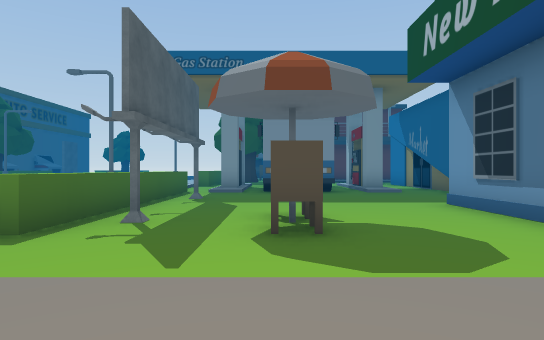
view 1 (above)

24 first-person views from a walk through a Unity game level. The camera is 1.3 m above the floor, looks level and sees 75° across. The floor is counted in squares, 2 m on a side. Each view is taken from the middle of a square. On the plan, view 1 faces up. The plan holds only what a view shows up to about 10 squares ahead; the rest is blank. The place goes on beyond the plan. Some animated figures are not drawn.

view 2
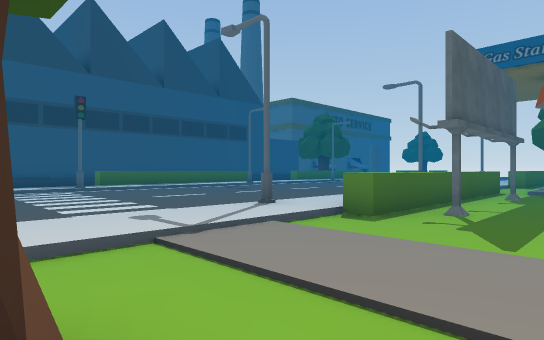

view 3
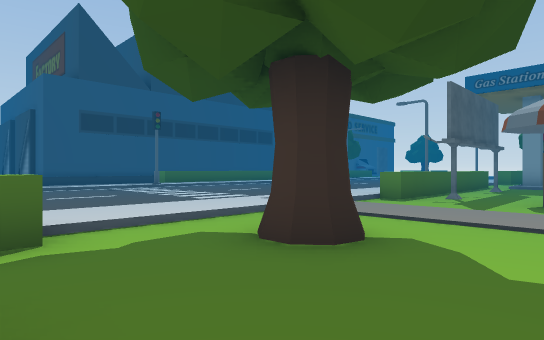

view 4
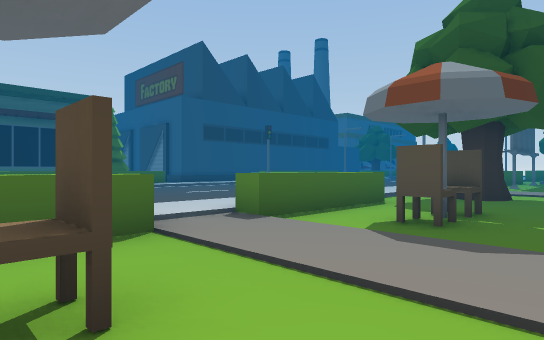

view 5
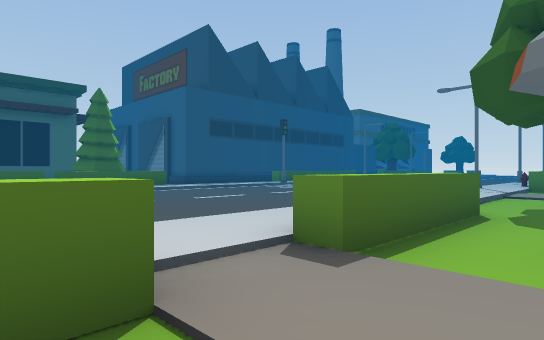

view 6
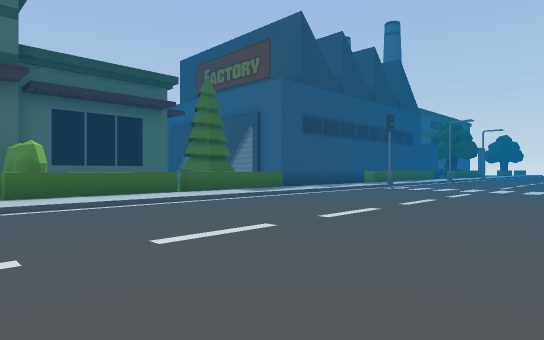

view 7
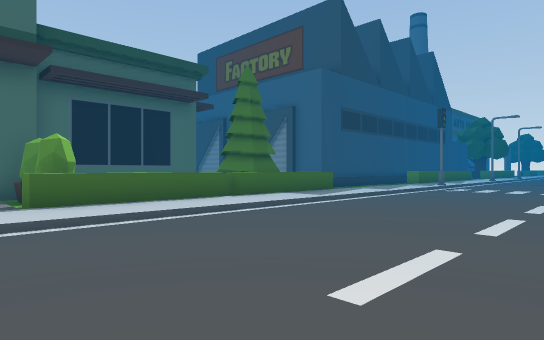

view 8
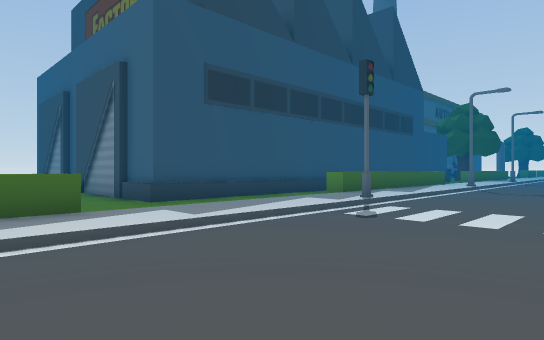

view 9
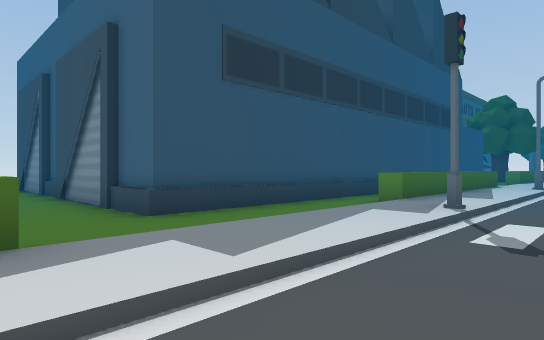

view 10
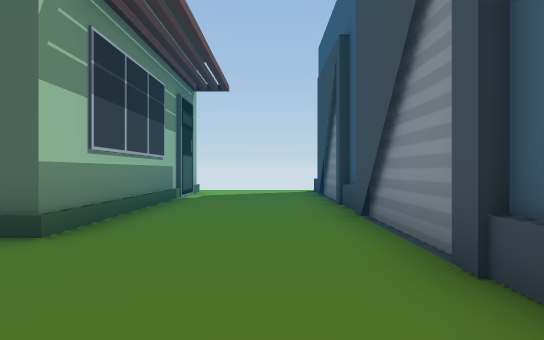

view 11
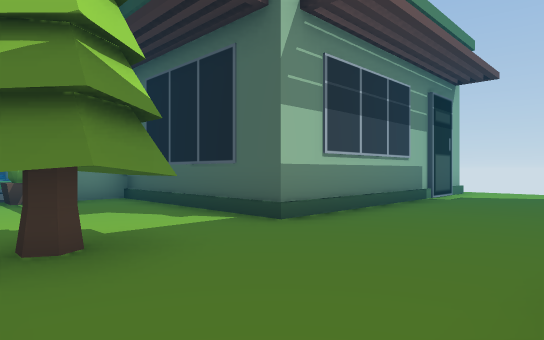

view 12
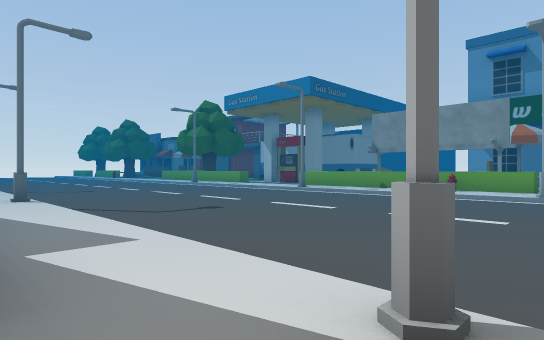

view 13
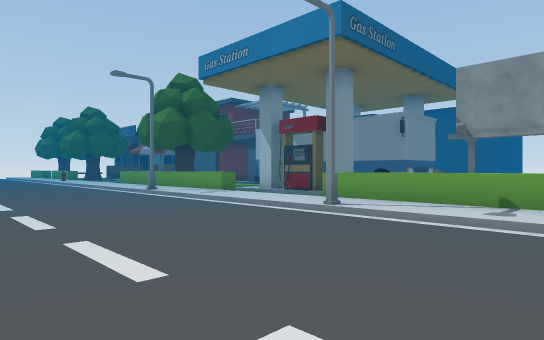

view 14
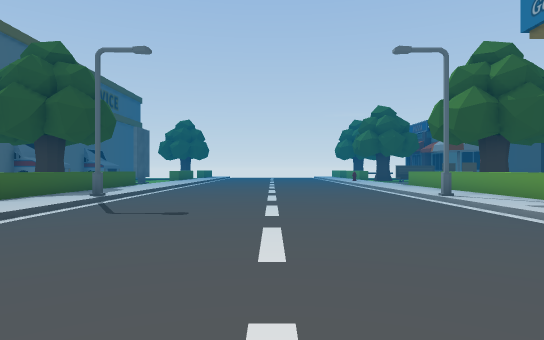

view 15
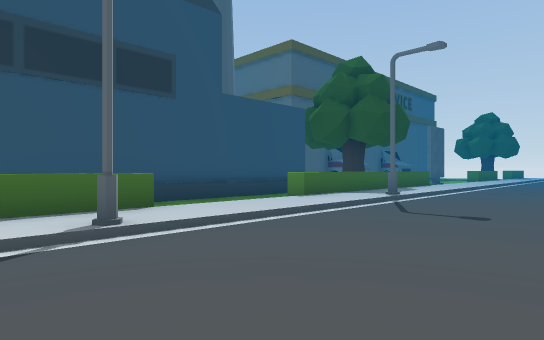

view 16
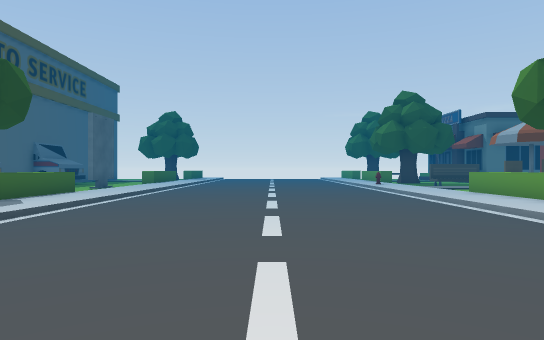

view 17
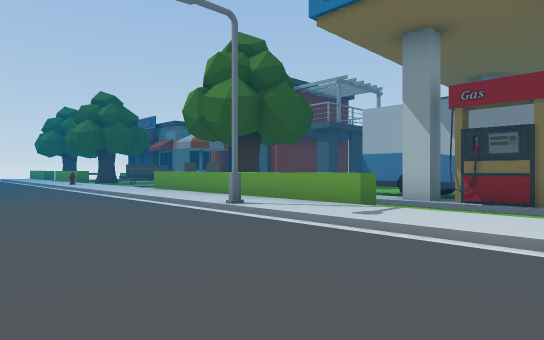

view 18
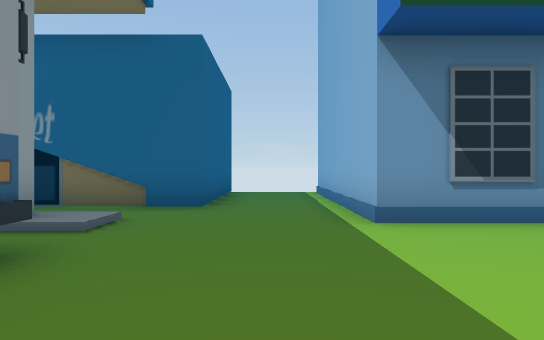

view 19
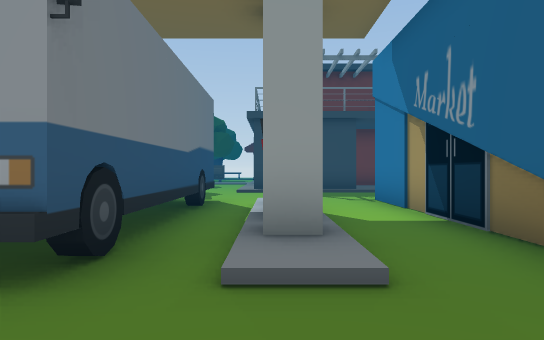

view 20
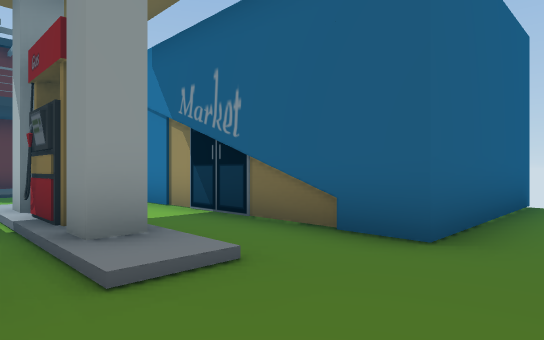

view 21
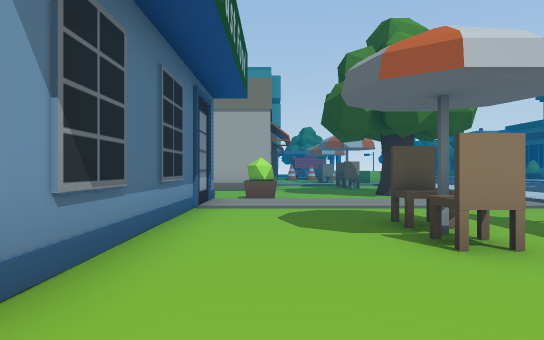

view 22
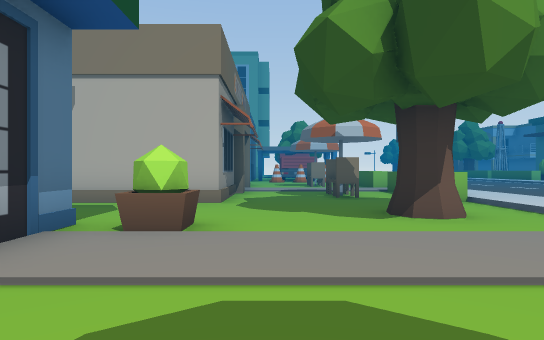

view 23
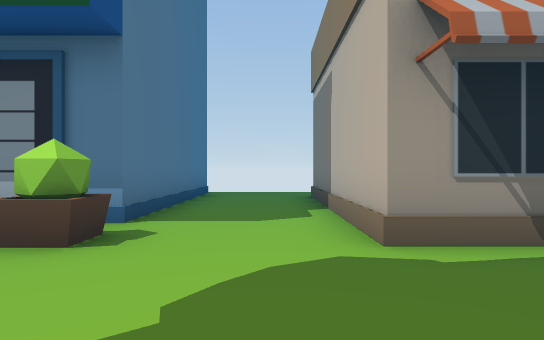

view 24
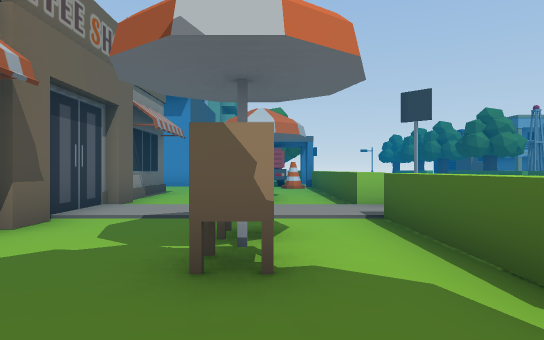

### Floor plan
Key: @ floor where view 1 was taken; # wall or solid block; x gap in a wall; . main floor; : floor 0.25 m higher than the main floor; / step, stairs or slope; B bus; S streetlight; I billboard; U building; C chair; T tree; G sign; O other object.
Columns run from 25 left of view 1 to 10 right of it. Each row starts with its distance up from view 1.
 22             /:.......:/
 21             O:.......:O
 20             O:.......:O
 19             O:.......:O      x
 18             O:.......:O    /////
 17             O:.......:O   ......
 16             OS.......SO   .....
 15           #.O:.......:O /BB./..#
 14           #.O:.......:O/#BB./..#
 13           #./:.......://#BB.#..#
 12           #./:.......://#BB.#..#
 11           #./:.......://#BB.#..#
 10           # O:.......:O//BB./..####
  9           # OS.......SO............x
  8             O:.......:OI...........
  7             O:.......:O............
  6           # O:.......:O......UUUUUU
  5           #.O:.......:O..C...U
  4           #.O:.......:O..C...U
  3           #./:.......S/......U
  2           #./#.......:/......U
  1           #./:.......:/......U
  0  ##########./:.......:/..@.O.UUUUUU
 -1  .........../:...... ://T..........
 -2  .........../:...... :/............
 -3 ............O:...... :/....######..
 -4 ..........TTO:.......:O.C..#
 -5  #######..T.O:.......:O.C..#
 -6        #... O:.......:O.C..#
 -7        #... O:.......:/....#
 -8        #... O:.......:/....#
 -9        #..OOO:.......:O....#
-10        ##.../:.......GO.C..#
-11               ....... O.C .#

Positions as (right, up) in squares from view 1, and headings:
1: (0, 0), facing up
2: (0, -1), facing up-left
3: (1, -4), facing up-left
4: (1, -10), facing up-left
5: (-1, -9), facing up-left
6: (-5, -11), facing up-left
7: (-7, -11), facing up-left
8: (-8, -4), facing up-left
9: (-10, -3), facing up-left
10: (-14, -2), facing left
11: (-14, -1), facing down-left
12: (-13, 2), facing up-right
13: (-9, 6), facing up-right
14: (-8, 8), facing up
15: (-8, 8), facing up-left
16: (-8, 12), facing up
17: (-8, 11), facing up-right
18: (-1, 8), facing right
19: (3, 8), facing up
20: (2, 8), facing up-right
21: (2, 8), facing down
22: (1, 4), facing down
23: (-1, -2), facing right
24: (-1, -2), facing down
